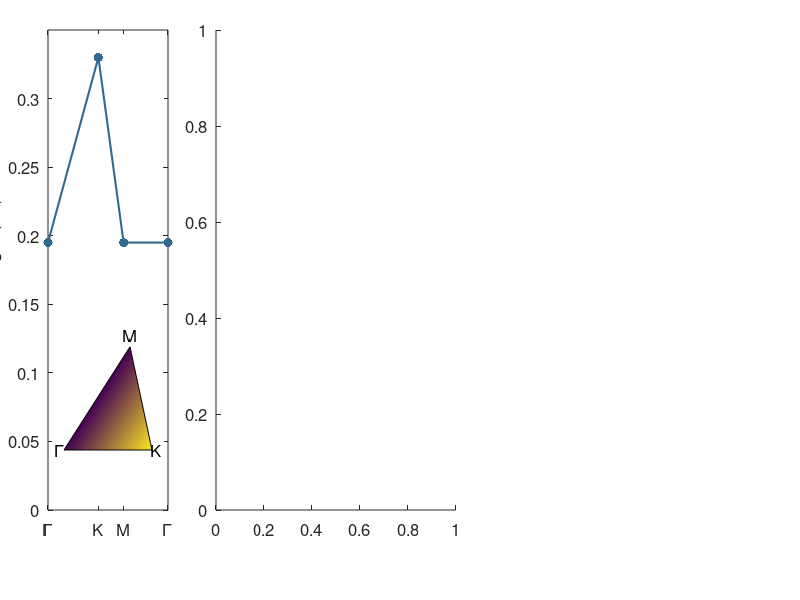

MATLAB code for this plot: (Note: this script raises an error after producing the figure.)
set (0, "defaultaxesfontsize", 12, "defaulttextfontsize", 12)
colours_sig = viridis(7);
figure('Position', [0 0 1280 720])

% Plot EPC dispersion

subplot('Position', [0.06 0.15 0.15 0.8])
hold on
plot([0 0.42 0.63 1], [0.195 0.33 0.195 0.195], '.-', 'Color', colours_sig(3, :), 'Linewidth', 1.5, 'MarkerSize', 20)
hold off
ylim([0 0.35])
ylabel('EPC strength (eV)')
xticks([0 0.42 0.63 1])
xticklabels({'\Gamma' 'K' 'M' '\Gamma'})
box on

axes('Position', [0.08 0.25 0.11 0.2])
hold on
patch([0; 1; 0.75], [0; 0; 0.43], [0.195; 0.33; 0.195])
text(-0.05, 0, 0, '\Gamma', "horizontalalignment", "center")
text(1.05, 0, 0, 'K', "horizontalalignment", "center")
text(0.75, 0.48, 0, 'M', "horizontalalignment", "center")
hold off
axis off

% Plot resonance fit

subplot('Position', [0.27 0.15 0.3 0.8])
hold on
data_tmp = importdata('sigma*/291.8eV.txt', ' ');
errorbar(data_tmp(:, 1), data_tmp(:, 2) / max(data_tmp(:, 2)), data_tmp(:, 3) / max(data_tmp(:, 2)), 'k.')
data_tmp = importdata('sigma*/291.8eV_calc.txt', ' ');
plot(data_tmp(:, 1), data_tmp(:, 2) / max(data_tmp(:, 2)), '-', 'Color', colours_sig(3, :), 'LineWidth', 2)
plot([0.12 0.12 0.19 0.19 0.19 0.26 0.26], [1 1.05 1.05 1.1 1.05 1.05 1], 'k-')
text(0.19, 1.14, '1-phonon', "horizontalalignment", "center")
plot([0.26 0.26 0.35 0.35 0.35 0.44 0.44], [0.8 0.85 0.85 0.9 0.85 0.85 0.8], 'k-')
text(0.35, 0.94, '2-phonon', "horizontalalignment", "center")
plot([0.44 0.44 0.52 0.52 0.52 0.6 0.6], [0.6 0.65 0.65 0.7 0.65 0.65 0.6], 'k-')
text(0.52, 0.74, '3-phonon', "horizontalalignment", "center")
plot([0.6 0.6 0.69 0.69 0.69 0.78 0.78], [0.4 0.45 0.45 0.5 0.45 0.45 0.4], 'k-')
text(0.69, 0.54, '4-phonon', "horizontalalignment", "center")
plot([0.78 0.78 0.86 0.86 0.86 0.94 0.94], [0.2 0.25 0.25 0.3 0.25 0.25 0.2], 'k-')
text(0.86, 0.34, '5-phonon', "horizontalalignment", "center")
text(0.82, 1.1, '291.8 eV', "horizontalalignment", "center")
hold off
xlim([0.08 0.96])
ylim([0 1.2])
xticks(0:0.1:0.9)
xlabel('Energy loss (eV)')
ylabel('Normalized intensity')
box on

% Plot energy dependence

subplot('Position', [0.65 0.15 0.05 0.8])
hold on
data_tmp = importdata('sigma*/XAS.txt', ' ');
plot(data_tmp(:, 2), data_tmp(:, 1), 'k-', 'LineWidth', 1)
annotation('arrow', [0.7 0.683], [0.15 0.15], 'Color', colours_sig(1, :), 'LineWidth', 2)
annotation('arrow', [0.7 0.678], [0.31 0.31], 'Color', colours_sig(2, :), 'LineWidth', 2)
annotation('arrow', [0.7 0.665], [0.47 0.47], 'Color', colours_sig(3, :), 'LineWidth', 2)
annotation('arrow', [0.7 0.653], [0.63 0.63], 'Color', colours_sig(4, :), 'LineWidth', 2)
annotation('arrow', [0.7 0.658], [0.79 0.79], 'Color', colours_sig(5, :), 'LineWidth', 2)
hold off
xlim([-0.1 0.33])
ylim([291.2 292.2])
xlabel('XAS')
ylabel('Incident energy (eV)')
xticks([])
box on
set(gca, 'XDir', 'reverse')

subplot('Position', [0.701 0.15 0.25 0.8])
hold on
for i = 1:5
    data_tmp = importdata(['sigma*/' num2str(291 + 0.2 * i, '%.1f') 'eV.txt'], ' ');
    errorbar(data_tmp(:, 1), data_tmp(:, 2) / max(data_tmp(:, 2)) + i, data_tmp(:, 3) / max(data_tmp(:, 2)), 'k.')
    data_tmp = importdata(['sigma*/' num2str(291 + 0.2 * i, '%.1f') 'eV_calc.txt'], ' ');
    plot(data_tmp(:, 1), data_tmp(:, 2) / max(data_tmp(:, 2)) + i, '-', 'Color', colours_sig(i, :), 'Linewidth', 2)
end
hold off
xlim([0.08 0.96])
ylim([1 6])
xlabel('Energy loss (eV)')
ylabel('Normalized intensity', 'Position', [1 3.3], 'Rotation', 270)
yticks([])
box on

print('Fig4.pdf', '-dpdf', '-S1280,720')
